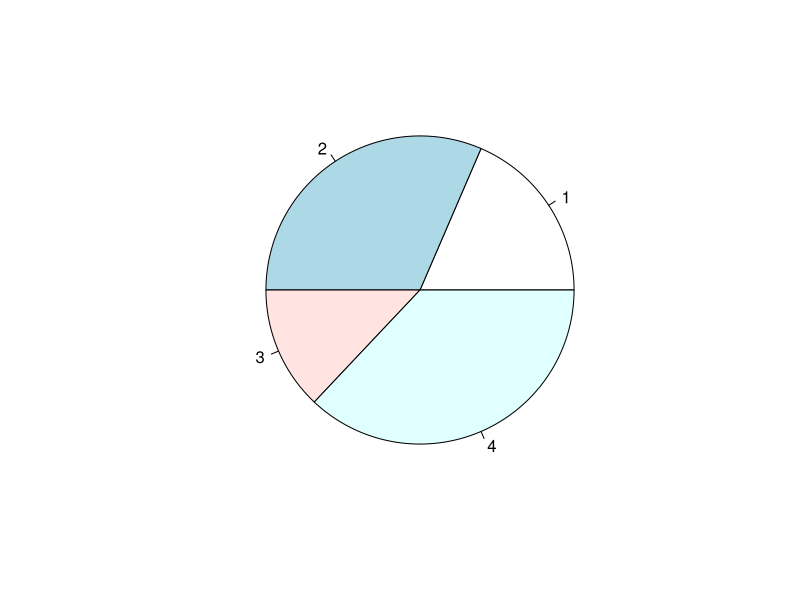
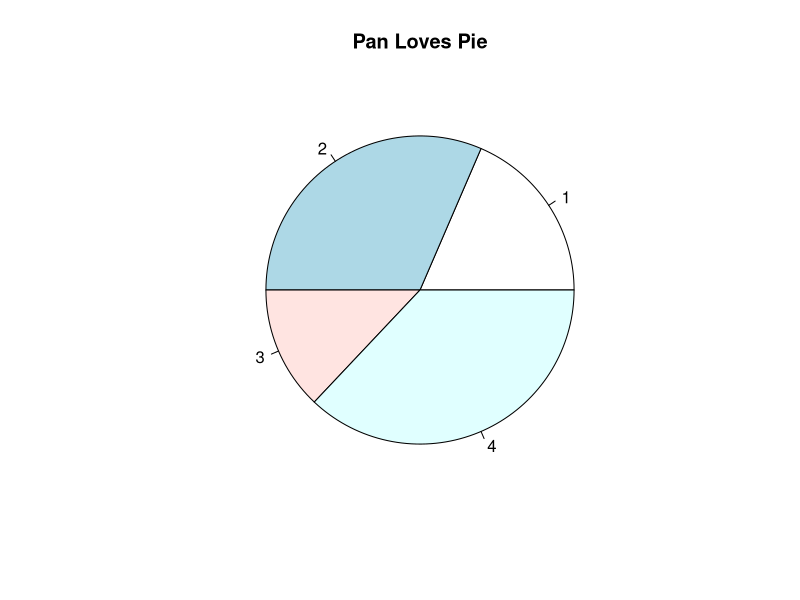
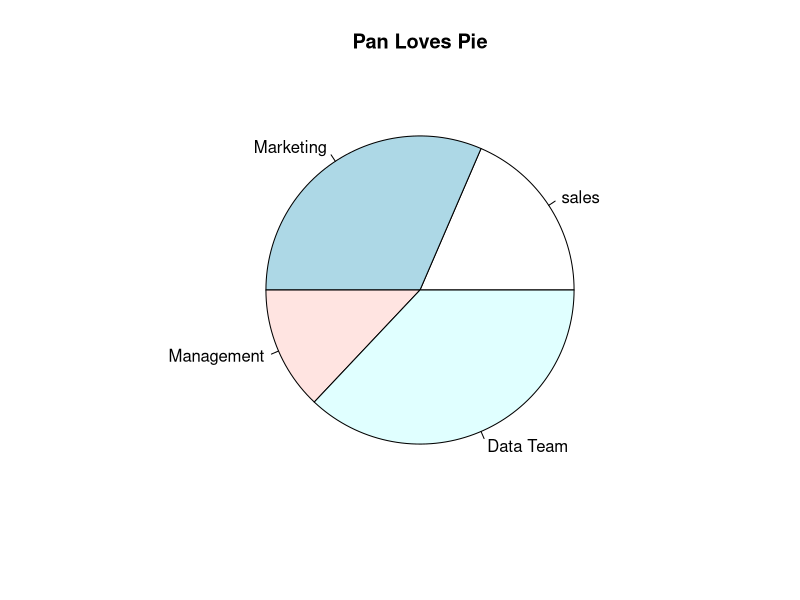
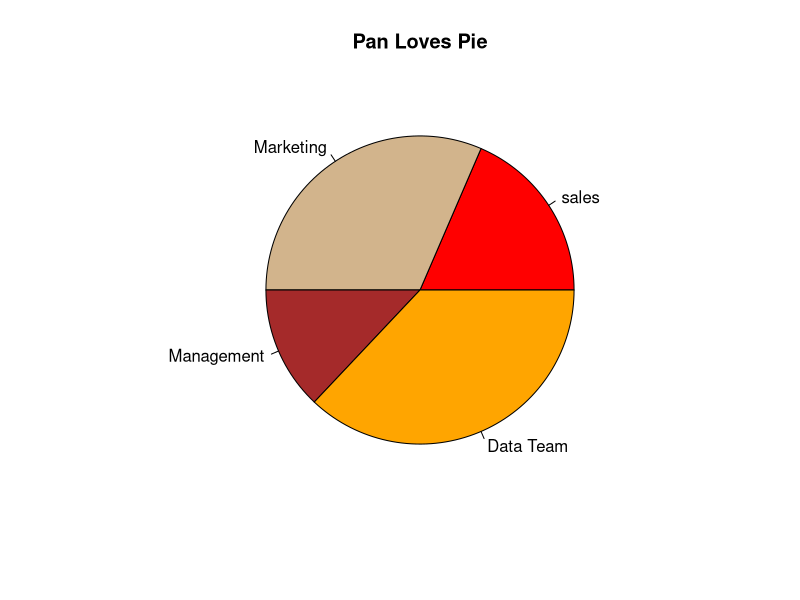
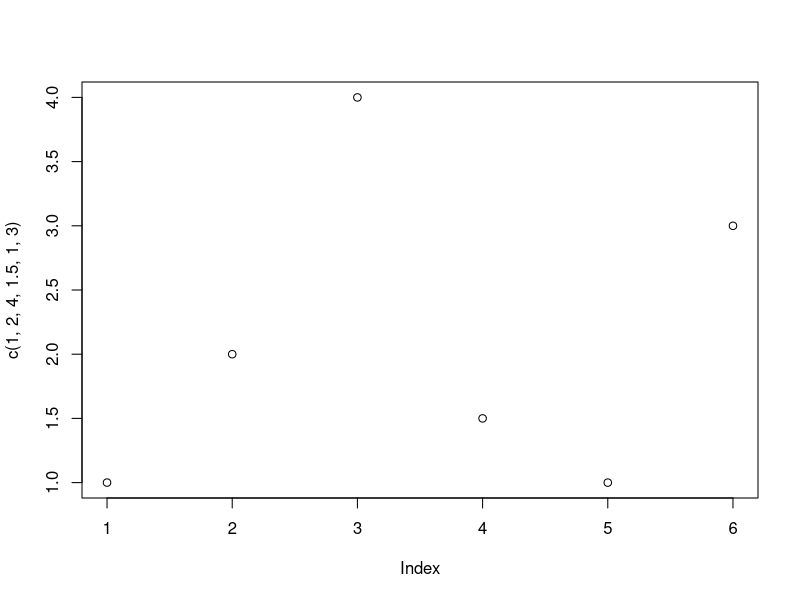
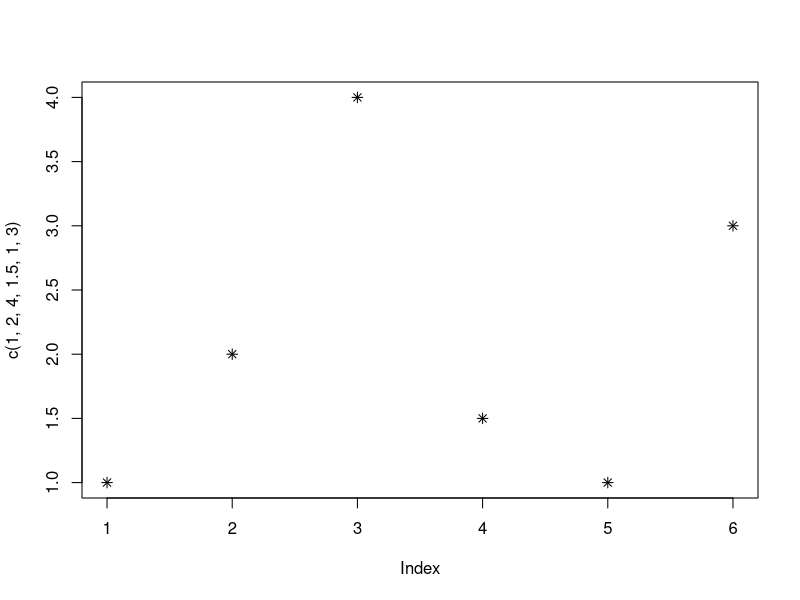
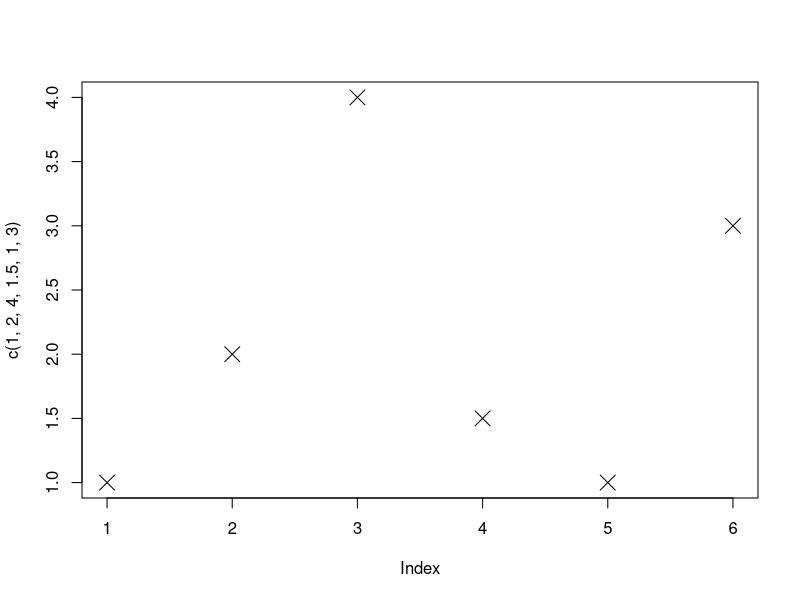
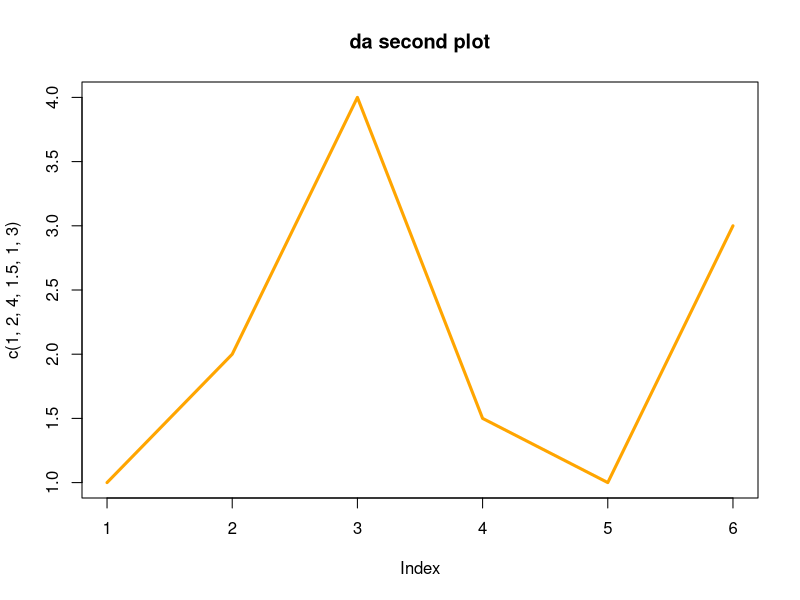

Write the R code that produced these figures, in order.
#
# Author: pan
# Purpose: Lab
#

pie(c(10,17,7,20))

pie(c(10,17,7,20), main="Pan Loves Pie")

pie(c(10,17,7,20), main="Pan Loves Pie"
    , labels = c("sales", "Marketing", "Management", "Data Team"))

pie(c(10,17,7,20), main="Pan Loves Pie"
    , labels = c("sales", "Marketing", "Management", "Data Team")
    , col = c("red", "tan", "brown", "orange"))

plot(c(1,2,4,1.5,1,3))

plot(c(1,2,4,1.5,1,3), pch = 8)

plot(c(1,2,4,1.5,1,3), pch = 4, cex = 2)

plot(c(1,2,4,1.5,1,3)
     , pch = c(1,2,3,4,5,6)
     , cex = c(1,2,1,2,2,1)
     , type = "l"
     , lwd = 3
     , col = "orange"
     , main = "da second plot"
     )

my.bucket <- rnorm(n = 1000)
par(bty="n")
plot(my.bucket, type="h", lwd=4, col = "cornflowerblue"
     , lend=2)

hist(my.bucket, col = "gold")

n <- 50
my.var <- sample(letters[1:3], size = n, replace= TRUE)

my.table <- table(my.var)

barplot(my.table)

barplot(my.table, col = c(2,3,4), space=.1, main= "lol", sub=2, border=NA,width=1)
